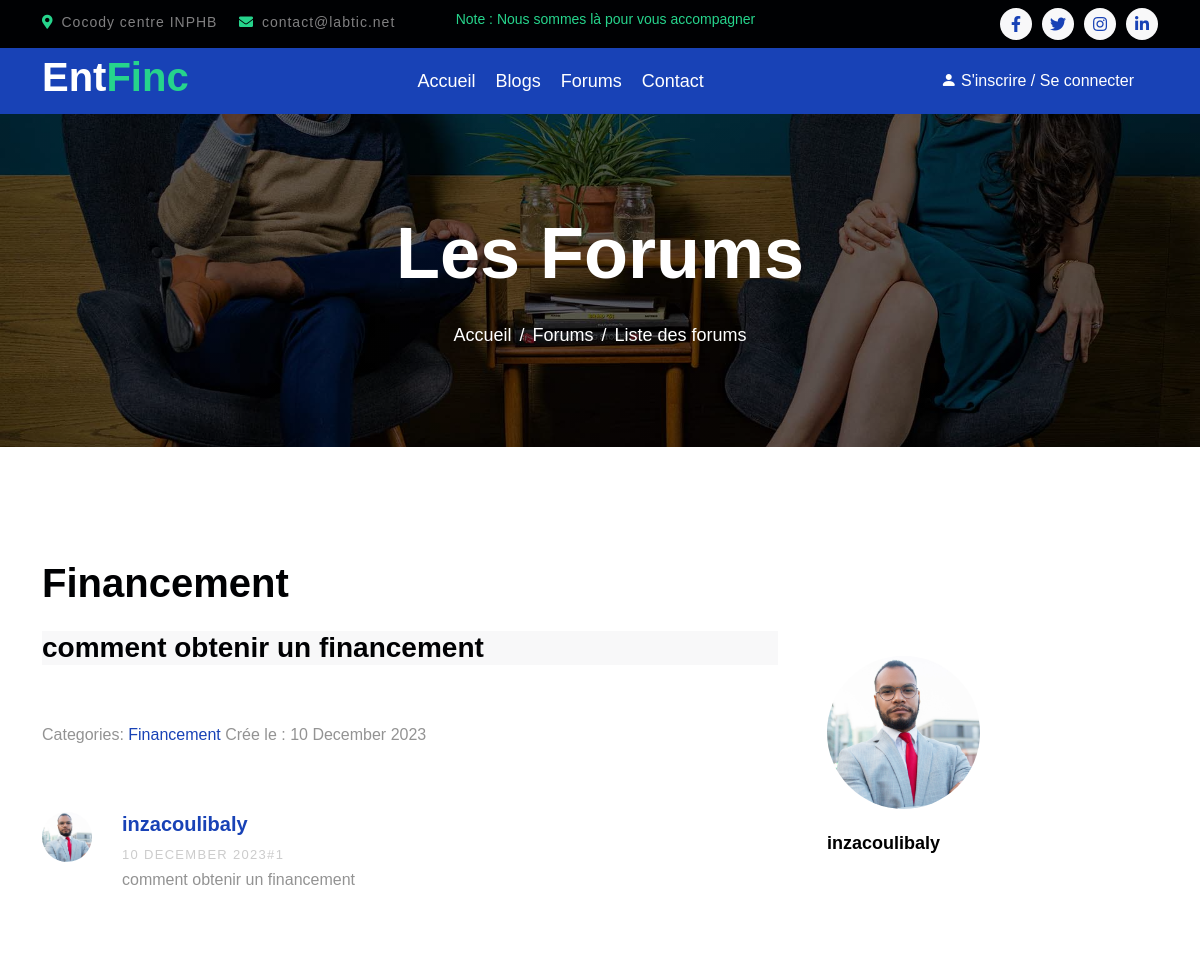
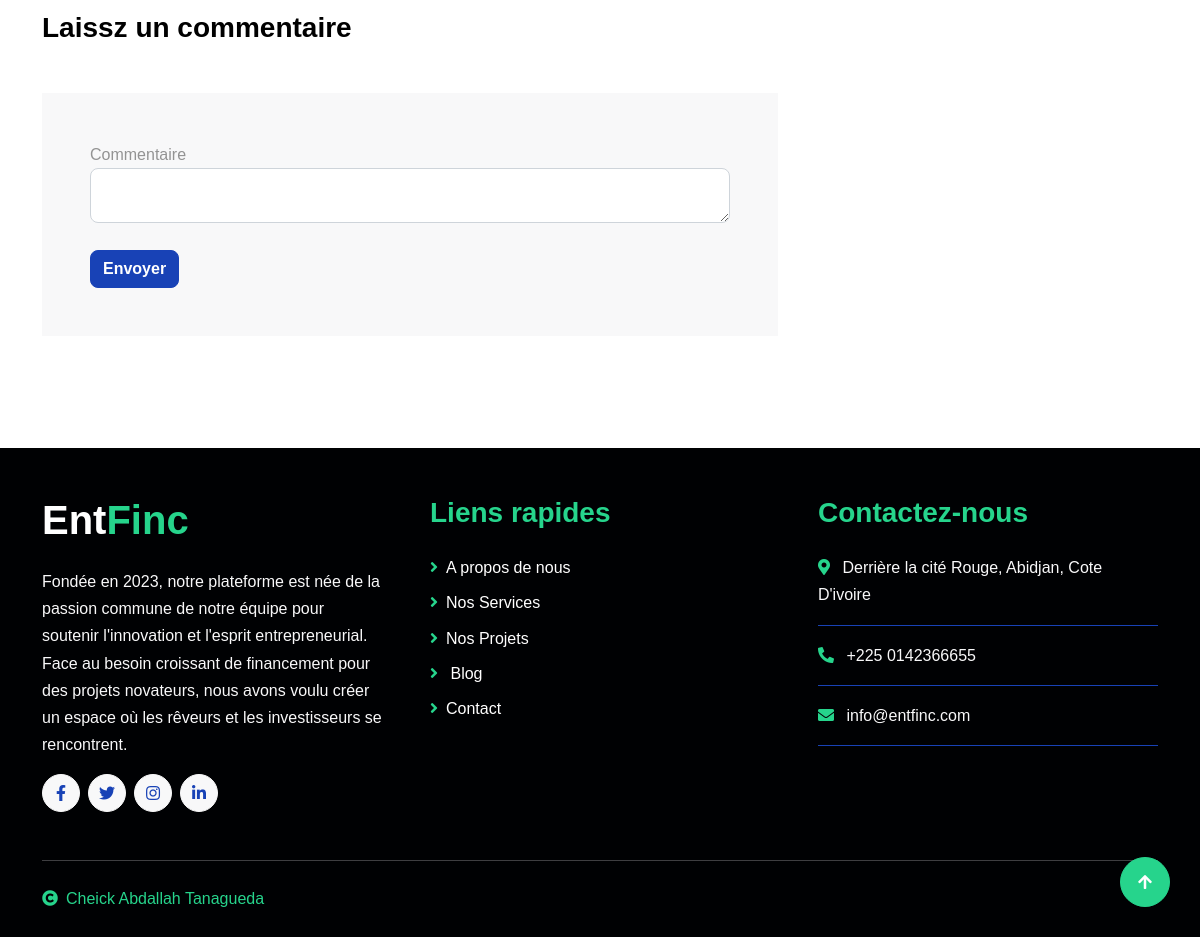
The page /posts.php?topic=10 on the database its author committed (2 pictures, top to bottom).
### tables this page shows
CREATE TABLE IF NOT EXISTS `topics` (
  `topic_id` int NOT NULL AUTO_INCREMENT,
  `topic_subject` varchar(255) NOT NULL,
  `topic_date` datetime NOT NULL,
  `topic_cat` int NOT NULL,
  `topic_by` int NOT NULL,
  PRIMARY KEY (`topic_id`),
  KEY `topic_cat` (`topic_cat`),
  KEY `topic_by` (`topic_by`)
);

CREATE TABLE IF NOT EXISTS `posts` (
  `post_id` int NOT NULL AUTO_INCREMENT,
  `post_content` text NOT NULL,
  `post_date` datetime NOT NULL,
  `post_topic` int NOT NULL,
  `post_by` int NOT NULL,
  `post_votes` int NOT NULL DEFAULT '0',
  PRIMARY KEY (`post_id`),
  KEY `post_topic` (`post_topic`),
  KEY `post_by` (`post_by`)
);

CREATE TABLE IF NOT EXISTS `categories` (
  `cat_id` int NOT NULL AUTO_INCREMENT,
  `cat_name` varchar(255) NOT NULL,
  `cat_description` varchar(255) NOT NULL,
  PRIMARY KEY (`cat_id`),
  UNIQUE KEY `cat_name_unique` (`cat_name`)
);

CREATE TABLE IF NOT EXISTS `users` (
  `idUsers` int NOT NULL AUTO_INCREMENT,
  `userLevel` int NOT NULL DEFAULT '0',
  `f_name` varchar(50) NOT NULL,
  `l_name` varchar(50) NOT NULL,
  `uidUsers` tinytext NOT NULL,
  `emailUsers` tinytext NOT NULL,
  `pwdUsers` longtext NOT NULL,
  `gender` char(1) NOT NULL,
  `headline` varchar(500) DEFAULT NULL,
  `bio` varchar(4000) DEFAULT NULL,
  `userImg` varchar(500) DEFAULT 'default.png',
  PRIMARY KEY (`idUsers`)
);

### posts.php (the view, shortened to what this page needs)
<?php include 'navbar.php'; ?>
<link rel="stylesheet" href="css/style.forum.detail.css">
<?php
if (isset($_GET['topic'])) {
    $topic = $_GET['topic'];
} else {
    header('Location: index.php');
    exit();
}
?>
<div class="container-fluid page-header py-5">
    <div class="container text-center py-5">
        <h1 class="display-2 text-white mb-4 animated slideInDown">Les Forums</h1>
        <nav aria-label="breadcrumb animated slideInDown">
            <ol class="breadcrumb justify-content-center mb-0">
                <li class="breadcrumb-item"><a href="index.php">Accueil</a></li>
                <li class="breadcrumb-item"><a href="#">Forums</a></li>
                <li class="breadcrumb-item" aria-current="page">Liste des forums</li>
            </ol>
        </nav>
    </div>
</div>
<?php
$sql =
    'select * from topics, categories where topic_id=? ' .
    'and topic_cat = cat_id';
$stmt = mysqli_stmt_init($conn);
if (!mysqli_stmt_prepare($stmt, $sql)) {
    die('sql error3');
} else {
    mysqli_stmt_bind_param($stmt, 's', $topic);
    mysqli_stmt_execute($stmt);
    $result = mysqli_stmt_get_result($stmt);
    if (!($forum = mysqli_fetch_assoc($result))) {
        die('sql error4');
    }
}
?>
<div class="site-wrap" id="home-section">
    <section class="site-section">
        <div class="container">
            <div class="row">
                <h1 class="mb-4" data-aos="fade-up" data-aos-delay="100"><?php echo ucwords(
                    $forum['topic_subject']
                ); ?>
                </h1>
                <div class="col-md-8 blog-content ">
                    <?php
                    $sql =
                        'select * from posts p, users u ' .
                        'where p.post_topic=? ' .
                        'and p.post_by=u.idUsers ' .
                        'order by p.post_id;';
                    $stmt = mysqli_stmt_init($conn);
                    if (!mysqli_stmt_prepare($stmt, $sql)) {
                        die('sql error2');
                    } else {
                        mysqli_stmt_bind_param($stmt, 's', $topic);
                        mysqli_stmt_execute($stmt);
                        $result = mysqli_stmt_get_result($stmt);
                        $i = 1;
                        while ($row = mysqli_fetch_assoc($result)) {
                            if ($i === 1) {
                                $lien = $row['userImg'];
                                $nom = $row['uidUsers'];
                            }
                            echo $i === 1
                                ? ' <div class="bg-light"><h3>' .
                                    $row['post_content'] .
                                    '
                            </h3></div>
                            <div class="pt-5">
                                <p>Categories: <a href="forum.php?cat=' .
                                    $forum['cat_id'] .
                                    '">' .
                                    $forum['cat_name'] .
                                    '</a> Crée le  : <span class="date">' .
                                    date(
                                        'j F Y',
                                        strtotime($row['post_date'])
                                    ) .
                                    '</span></p>
                            </div><div class="pt-5">
                            <ul class="comment-list">'
                                : '';
                            echo '<li class="comment">
                <div class="vcard bio">
                    <img src="uploads/' .
                                $row['userImg'] .
                                '" >
                </div>
                <div class="comment-body">
                <h3> <a href="profile.php?id=' .
                                $row['idUsers'] .
                                '">' .
                                $row['uidUsers'] .
                                '</a></h3>
                    <div class="meta"><span class="date">' .
                                date('j F Y', strtotime($row['post_date'])) .
                                '<span class="span-post-no">#' .
                                $i .
                                '</span> </span></div>
                    <p>' .
                                $row['post_content'] .
                                '</p>
                </div>
            </li>';
                            $i++;
                        }
                        echo '</div></ul>';
                    }
                    ?>
                    <div class="pt-5">
                        <div class="comment-form-wrap pt-5">
                            <h3 class="mb-5 text-black">Laissz un commentaire</h3>
                            <form method="post" class="p-5 bg-light">
                                <div class="form-group">
                                    <label for="message">Commentaire</label>
                                    <textarea name="reply_content" id="message" cols="30" rows="10"
                                        class="form-control"></textarea>
                                </div><br>
                                <div class="form-group">
                                    <?php if (isset($_SESSION['userId'])) {
                                        echo '<input type="submit" value="Envoyer" name="submit_reply" class="btn btn-primary py-3 px-5">';
                                    } else {
                                        echo '<a href="login.php" class="btn btn-primary">Envoyer</a>';
                                    } ?>
                                </div>
                            </form>
                        </div>
                    </div>
                </div>
                <div class="col-md-4 sidebar">
                    <div class="sidebar-box">
                        <img src="uploads/<?php echo $lien; ?>" alt="Image placeholder"
                            class="img-fluid mb-4 w-50 rounded-circle">
                        <h3 class="text-black"> <?php echo $nom; ?></h3>
                    </div>
                    <div class="sidebar-box">
                    </div>
                </div>
            </div>
        </div>
    </section>
</div>
<?php include 'footer.php'; ?>

### css/style.blog.page.css (style rules this page uses)
.blog-content { width: 55%; margin: auto; }

### th/style.css (style rules this page uses)
* { margin: 0; padding: 0; outline: none; box-sizing: border-box; font-family: 'Raleway', sans-serif; }
body { background: #191919 }
.form form input[type="text"], input[type="email"], input[type="password"],textarea { display: block; }
.form form input[type="text"], input[type="email"], input[type="password"], textarea { color: #fff; width: 120%; border: none; font-size: 16px; font-weight: 200; margin-bottom: 20px; padding: 5px 0 10px 0; background: transparent; border-bottom: 1px solid #4c5c72; }

### css/style.forum.detail.css (style rules this page uses)
.font-gray-7, body { color: #939393; }
body { line-height: 1.7; font-weight: 400; font-size: 1rem; }
a { -webkit-transition: .3s all ease; -o-transition: .3s all ease; transition: .3s all ease; }
h1, h2, h3, h4, h5, .h1, .h2, .h3, .h4, .h5 { font-family: "Anton", sans-serif; }
.text-black { color: #000 !important; }
.site-wrap:before { display: none; -webkit-transition: .3s all ease-in-out; -o-transition: .3s all ease-in-out; transition: .3s all ease-in-out; background: rgba(0, 0, 0, 0.6); content: ""; position: absolute; z-index: 2000; top: 0; left: 0; right: 0; bottom: 0; opacity: 0; visibility: hidden; }
.form-control { height: 55px; background: #fff !important; font-family: "Nunito", -apple-system, BlinkMacSystemFont, "Segoe UI", Roboto, "Helvetica Neue", Arial, sans-serif, "Apple Color Emoji", "Segoe UI Emoji", "Segoe UI Symbol", "Noto Color Emoji"; }
.site-section { padding: 2.5em 0; }
@media (min-width: 768px) { .site-section { padding: 5em 0; } }
.site-section { padding: 7rem 0; }
.sidebar-box { margin-bottom: 30px; padding: 25px; font-size: 15px; width: 100%; float: left; background: #fff; }
.sidebar-box h3 { font-size: 18px; margin-bottom: 15px; }
.comment-form-wrap { clear: both; }
.comment-list { padding: 0; margin: 0; }
.comment-list li { padding: 0; margin: 0 0 30px 0; float: left; width: 100%; clear: both; list-style: none; }
.comment-list li .vcard { width: 80px; float: left; }
.comment-list li .vcard img { width: 50px; border-radius: 50%; }
.comment-list li .comment-body { float: right; width: calc(100% - 80px); }
.comment-list li .comment-body h3 { font-size: 20px; color: #000; }
.comment-list li .comment-body .meta { text-transform: uppercase; font-size: 13px; letter-spacing: .1em; color: #ccc; }

### profil/style.css (style rules this page uses)
img { display: block; }
.container { max-width: 20.5rem; margin: 0 auto; padding: 0 2rem; }
.btn { display: inline-block; font: inherit; background: none; border: none; color: inherit; padding: 0; cursor: pointer; }

### css/style.css (style rules this page uses)
.btn { font-weight: 600; transition: .5s; }
.page-header { background: linear-gradient(rgba(0, 0, 0, .6), rgba(0, 0, 0, .6)), url(../img/carousel-1.jpg) center center no-repeat; background-size: cover; }
.page-header .breadcrumb-item+.breadcrumb-item::before { color: var(--bs-white); }
.page-header .breadcrumb-item, .page-header .breadcrumb-item a { font-size: 18px; color: var(--bs-white); }

### rows shown on the page
topics: topic_subject "Financement"
posts: post_content "comment obtenir un financement", post_date "10 December 2023", post_by.userImg (picture), post_by.uidUsers "inzacoulibaly", post_date "10 DECEMBER 2023"
categories: cat_name "Financement"
